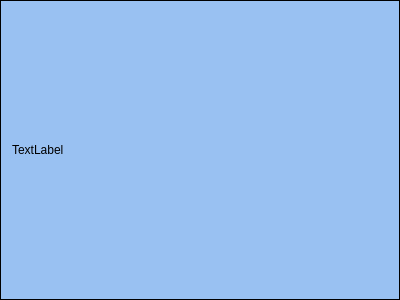
<?xml version="1.0" encoding="UTF-8"?>
<ui version="4.0">
 <class>TcpOption</class>
 <widget class="QFrame" name="TcpOption">
  <property name="geometry">
   <rect>
    <x>0</x>
    <y>0</y>
    <width>400</width>
    <height>300</height>
   </rect>
  </property>
  <property name="windowTitle">
   <string>Frame</string>
  </property>
  <property name="styleSheet">
   <string notr="true">background-color: rgb(153, 193, 241);</string>
  </property>
  <property name="frameShape">
   <enum>QFrame::Box</enum>
  </property>
  <layout class="QVBoxLayout" name="verticalLayout">
   <item>
    <widget class="QLabel" name="type">
     <property name="text">
      <string>TextLabel</string>
     </property>
    </widget>
   </item>
   <item>
    <layout class="QHBoxLayout" name="horizontalLayout"/>
   </item>
  </layout>
 </widget>
 <resources/>
 <connections/>
</ui>
